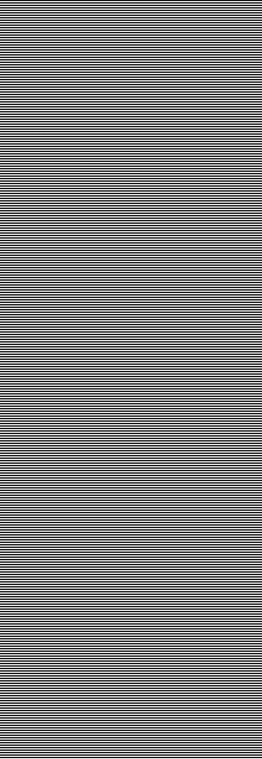
#> input picture MiceViews_old/60spat.png, 262 x 759 px
$ python human2mice.py   (Python 2 division)
#> lines starting #> are read from the running program, lines starting #| are printed output that depends on the picture
import numpy as np
import cv2
from matplotlib import pyplot as plt

img = cv2.imread('60spat.png',0)
#> img is the input picture: shape (759, 262); min 13, max 242, mean 128.4
img = cv2.imread('05spat.png',0)
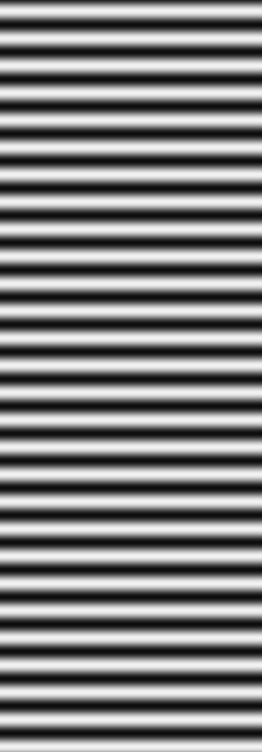
#> input picture MiceViews_old/05spat.png, 262 x 752 px
#> img is the input picture: shape (752, 262); min 13, max 242, mean 129.4
img = cv2.imread('passfoto.jpg',0)
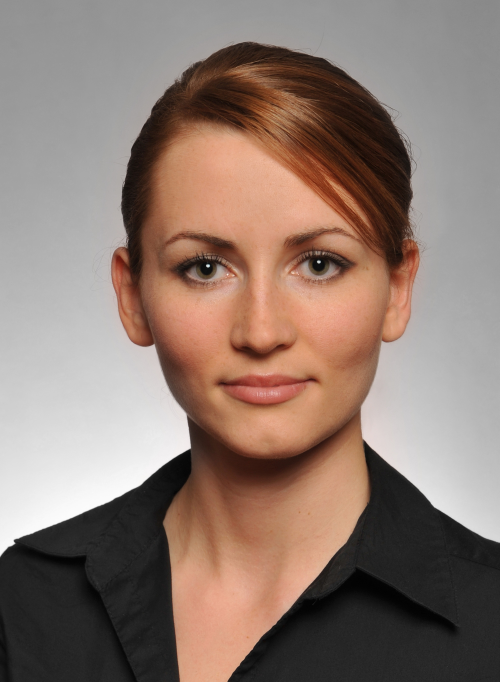
#> input picture MiceViews_old/passfoto.jpg, 1000 x 1364 px (shown at 1/2 size)
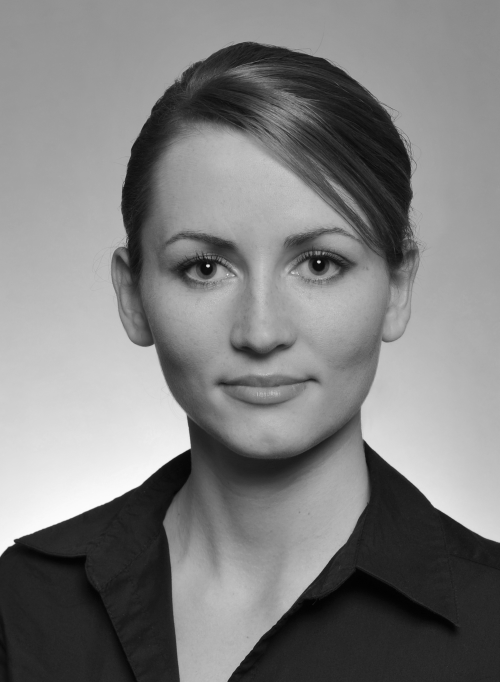
#> img: shape (1364, 1000) (shown at 1/2 size); min 0, max 252, mean 126.6

factor = 3

img = img[0:np.amin(img.shape), 0:np.amin(img.shape)]
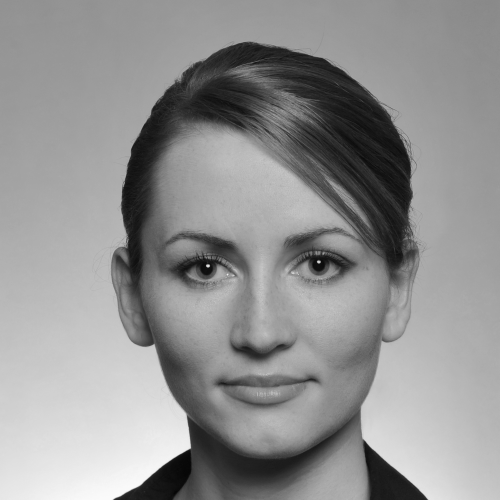
#> img: shape (1000, 1000) (shown at 1/2 size); min 4, max 251, mean 145.4

dft = cv2.dft(np.float32(img),flags = cv2.DFT_COMPLEX_OUTPUT) # macht die fourie transformatio
dft_shift = np.fft.fftshift(dft) #Shift the zero-frequency component to the center of the spectrum.

#gives the magnitute part of the dft
#Briefly, the MAGNITUDE tells "how much" of a certain frequency component is present
#and the PHASE tells "where" the frequency component is in the image.
#only magnitute is das wsa man sich fuer gewaehnlich anschaut (andre is wohl trippy)
magnitude_spectrum = 20*np.log(cv2.magnitude(dft_shift[:,:,0],dft_shift[:,:,1]))
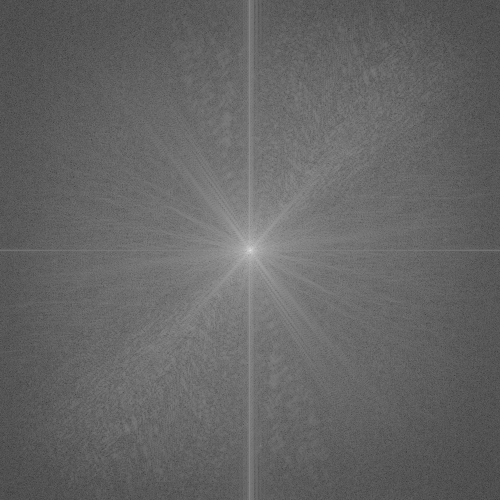
#> magnitude_spectrum: shape (1000, 1000) float32 (shown at 1/2 size); min 1.27, max 375.9, mean 150.7; drawn with min black and max white

plt.subplot(221),plt.imshow(img, cmap = 'gray')
plt.title('Input Image'), plt.xticks([]), plt.yticks([])
plt.subplot(222),plt.imshow(magnitude_spectrum, cmap = 'gray')
plt.title('Magnitude Spectrum'), plt.xticks([]), plt.yticks([])
#plt.show()


####Filter
#im zentrum is die nuller frequenc die is immer da
#links und rechts davon is symetrish die jeweile frequence von interesse
#je weiter weg vom zentrum desto hoeher is die frequncey
# create a mask first, center square is 1, remaining all zeros
rows, cols = img.shape
#> rows = 1000; cols = 1000
crow,ccol = rows/2 , cols/2
#> crow = 500; ccol = 500

mask = np.zeros((rows,cols,2),np.uint8)

mask[crow-factor:crow+factor, ccol-factor:ccol+factor] = 1

# apply mask and inverse DFT
fshift = dft_shift*mask
f_ishift = np.fft.ifftshift(fshift)
img_back = cv2.idft(f_ishift)
img_back = cv2.magnitude(img_back[:,:,0],img_back[:,:,1])
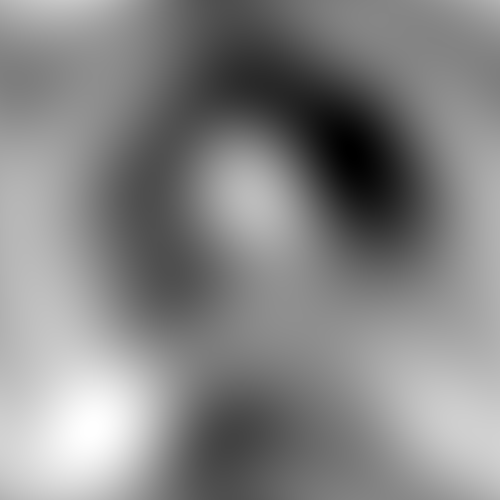
#> img_back: shape (1000, 1000) float32 (shown at 1/2 size); min 39654356, max 242429888, mean 145725872; drawn with min black and max white

dft = cv2.dft(np.float32(img_back),flags = cv2.DFT_COMPLEX_OUTPUT)
dft_shift = np.fft.fftshift(dft)


###Creating a magnituted spectrum again, but now from the mice point of view
dft_back = cv2.dft(np.float32(img_back),flags = cv2.DFT_COMPLEX_OUTPUT) # macht die fourie transformatio
dft_shift_back = np.fft.fftshift(dft_back) #Shift the zero-frequency component to the center of the spectrum.
magnitude_spectrum_masked = 20*np.log(cv2.magnitude(dft_shift_back[:,:,0],dft_shift_back[:,:,1]))
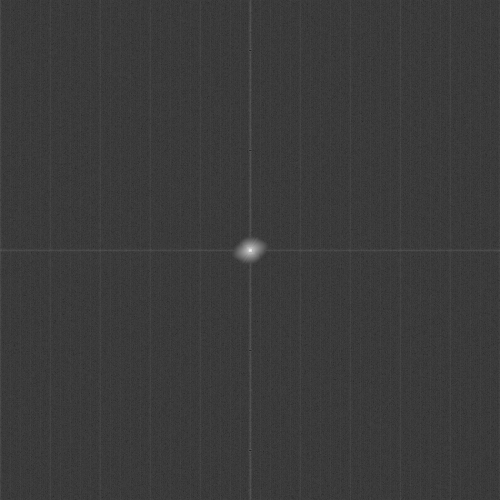
#> magnitude_spectrum_masked: shape (1000, 1000) float32 (shown at 1/2 size); 0% of the values are NaN or infinite; the others: min 39.95, max 652.3, mean 181.9; drawn with min black, max white, NaN and infinite black
###


plt.subplot(224),plt.imshow(magnitude_spectrum_masked, cmap = 'gray')
plt.title('Filtered Magnitude Spectrum'), plt.xticks([]), plt.yticks([])
plt.subplot(223),plt.imshow(img_back, cmap = 'gray')
plt.title('MouseView'), plt.xticks([]), plt.yticks([])
plt.show()
